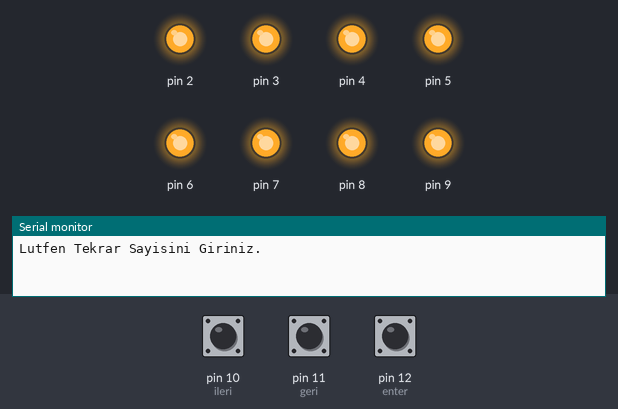
Bench run of a sketch on a simulated Arduino Uno, built with avr-gcc and run on an emulated ATmega328P. On the bench: output pins drawn as LEDs (lit = HIGH), the last lines printed to the serial monitor. The test bench sets the inputs (shaded band); at power-on: pin 10 (ileri) HIGH, pin 12 (enter) HIGH, pin 11 (geri) HIGH.

Above: at 1.2 s.
1.3 s: pin 10 (ileri) pulled LOW for 1 s
At 2.8 s:
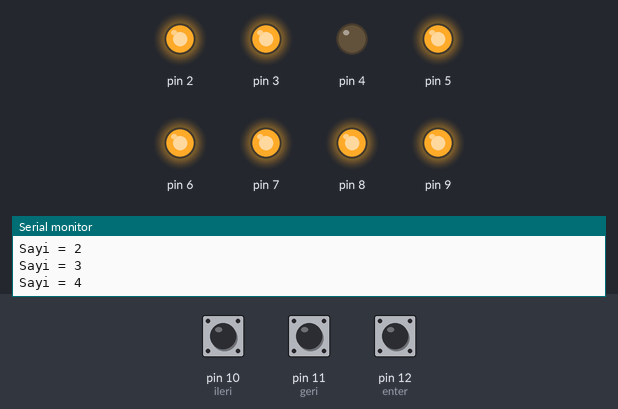
3.8 s: pin 10 (ileri) pulled LOW for 0.15 s
At 5.0 s:
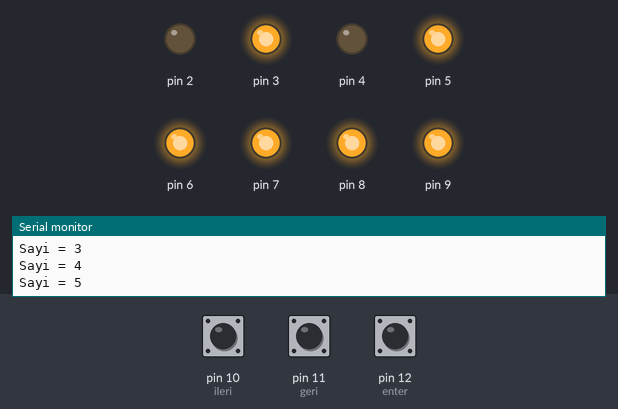
5.4 s: pin 10 (ileri) pulled LOW for 0.15 s
At 6.4 s:
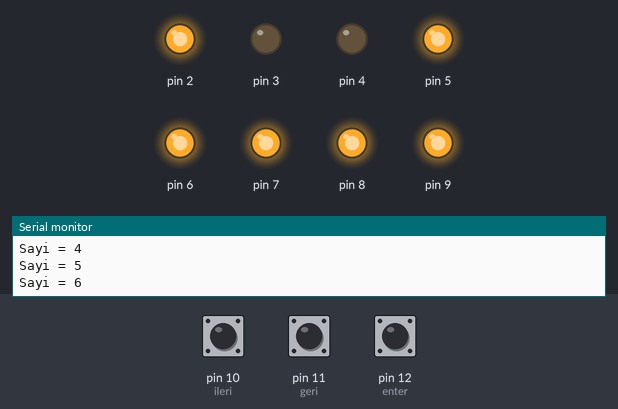
7.0 s: pin 10 (ileri) pulled LOW for 3.2 s
At 11.2 s:
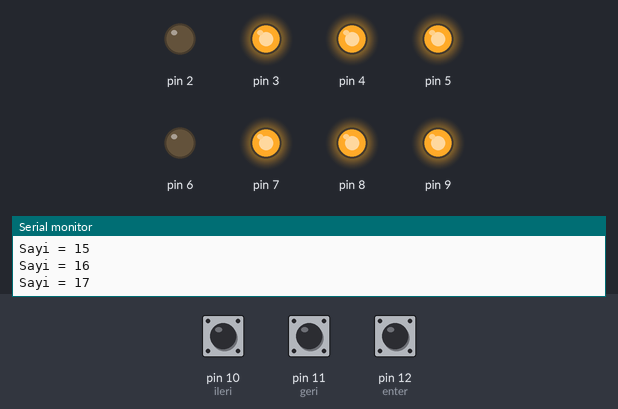
11.7 s: pin 10 (ileri) pulled LOW for 0.15 s
At 12.4 s:
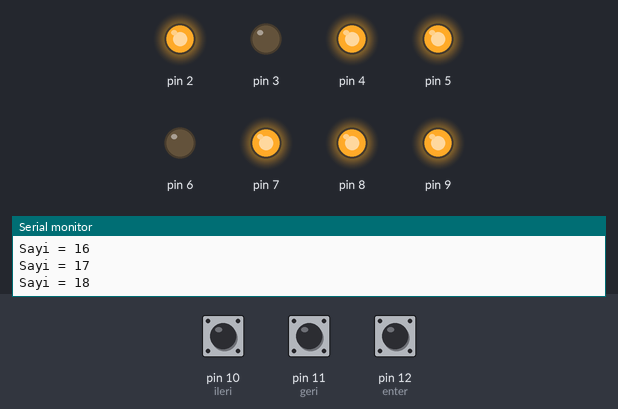
13.3 s: pin 12 (enter) pulled LOW for 0.15 s
At 14.7 s:
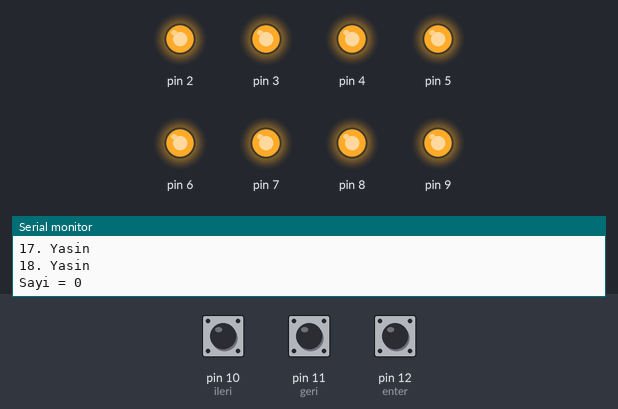
Timing chart, 0 to 15.9 s (numbered marks = the images above; inputs shaded):
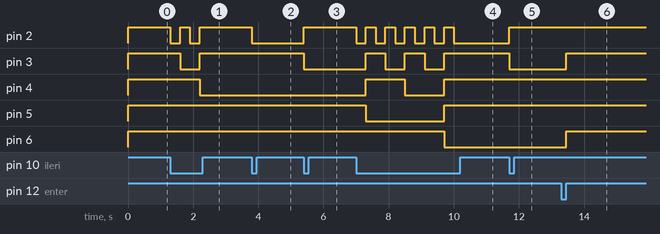

Measured:
- after the input at 1.3 s, pin 2: alternates HIGH for 0.30 s and LOW for 0.30 s, 4 changes in all, then stays HIGH, starting at once; pin 3: HIGH → LOW after 0.30 s, → HIGH 0.60 s later; pin 4: HIGH → LOW after 0.90 s
- after the input at 3.8 s, pin 2: HIGH → LOW at once
- after the input at 5.4 s, pin 2: LOW → HIGH at once; pin 3: HIGH → LOW at once
- after the input at 7.0 s, pin 2: alternates HIGH for 0.30 s and LOW for 0.30 s, 11 changes in all, then stays LOW, starting at once; pin 3: alternates HIGH for 0.60 s and LOW for 0.60 s, 5 changes in all, then stays HIGH, starting after 0.30 s
- after the input at 11.7 s, pin 2: LOW → HIGH at once; pin 3: HIGH → LOW at once
- after the input at 13.3 s, pin 3, pin 6: LOW → HIGH after 0.15 s

The sketch:

IsimSayaci.ino
```cpp
#define ileri 10
#define geri 11
#define enter 12

int sayac = 0;

void convert(int i)
{
  byte a = i % 2;
  byte b = (i / 2) % 2;
  byte c = (i / 4) % 2;
  byte d = (i / 8) % 2;
  byte e = (i / 16) % 2;
  byte f = (i / 32) % 2;
  byte g = (i / 64) % 2;
  byte h = (i / 128) % 2;

  digitalWrite(2, !a);
  digitalWrite(3, !b);
  digitalWrite(4, !c);
  digitalWrite(5, !d);
  digitalWrite(6, !e);
  digitalWrite(7, !f);
  digitalWrite(8, !g);
  digitalWrite(9, !h);

  Serial.print("Sayi = ");
  Serial.println(i);
  delay(300);
}

void setup() {
  for(byte led_pin = 2; led_pin < 10; led_pin++)
  {
    pinMode(led_pin, OUTPUT);
    digitalWrite(led_pin, HIGH);
  }

  pinMode(ileri, INPUT_PULLUP);
  pinMode(geri, INPUT_PULLUP);
  pinMode(enter, INPUT_PULLUP);

  Serial.begin(9600);
  Serial.println("Lutfen Tekrar Sayisini Giriniz.");
}

void loop() {
  if(digitalRead(ileri) == LOW && sayac < 255)
  {
    sayac++;
    convert(sayac);
  }

  if(digitalRead(geri) == LOW && sayac > 0)
  {
    sayac--;
    convert(sayac);
  }

  if(digitalRead(enter) == LOW)
  {
    for(int i = 0; i < sayac; i++)
    {
      Serial.print(i + 1);
      Serial.println(". Yasin ");
    }
    Serial.println();

    sayac = 0;
    convert(sayac);
    delay(300);
  }
}
```
